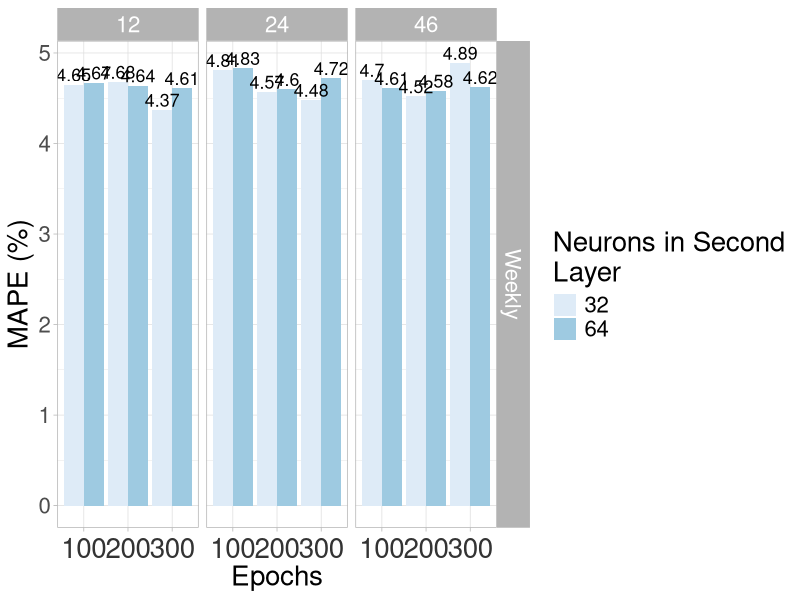
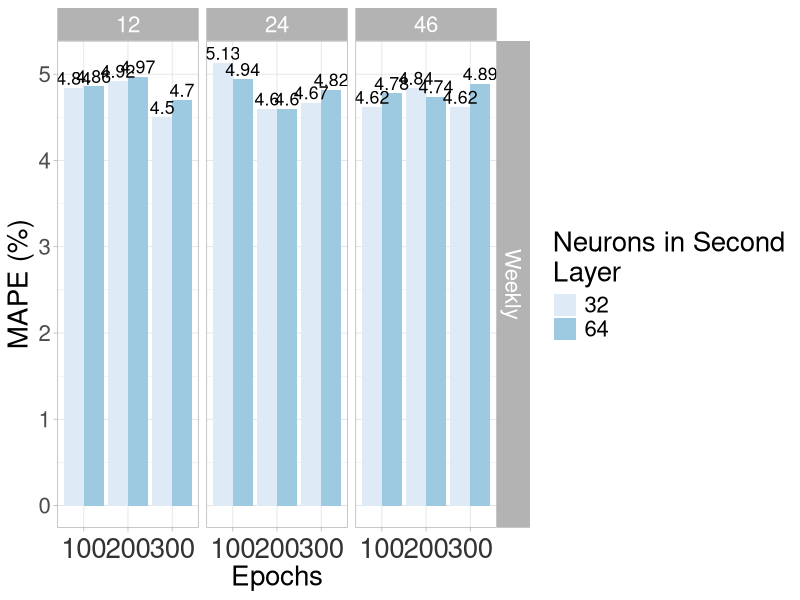
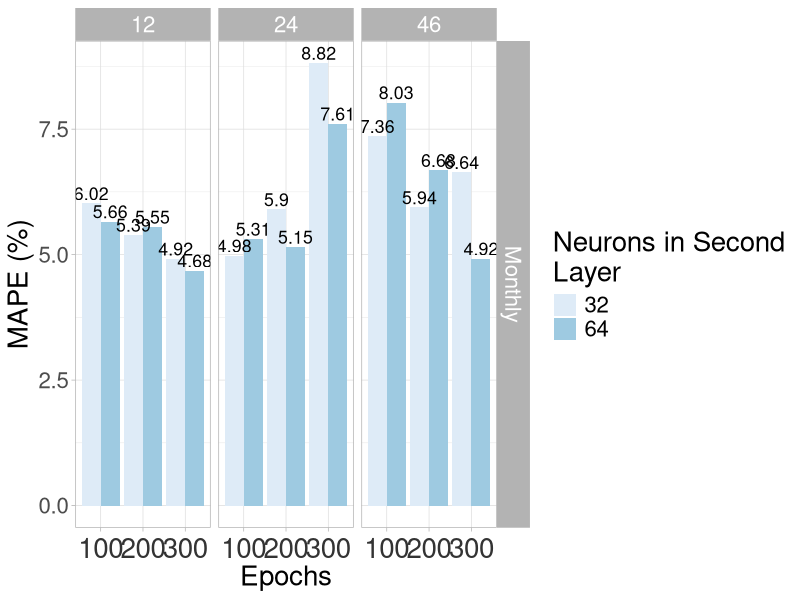
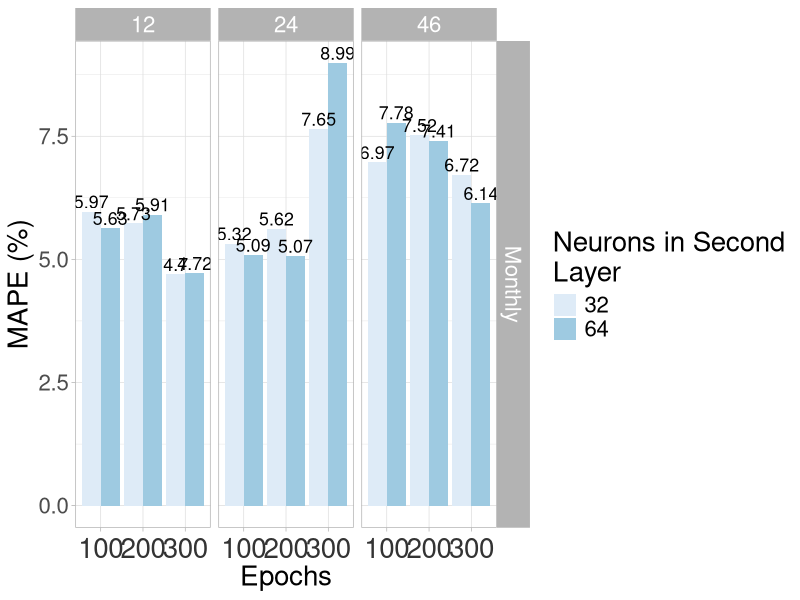
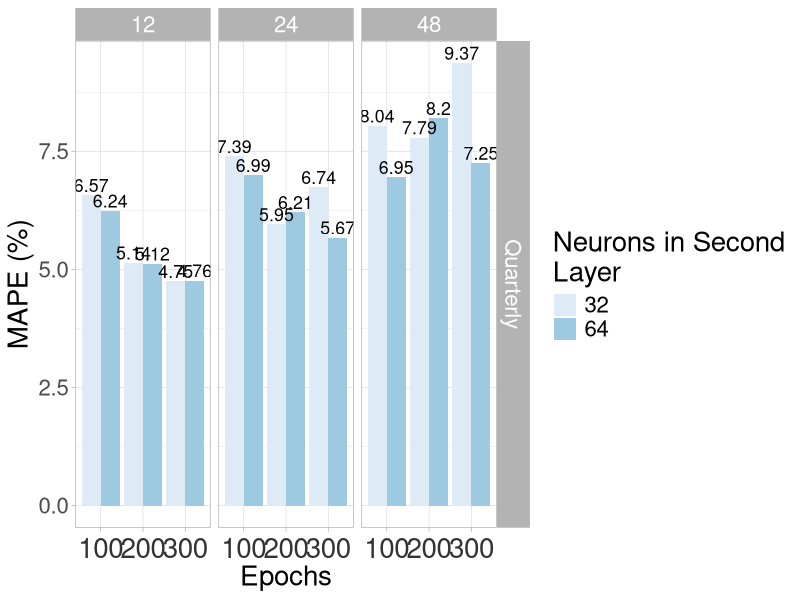
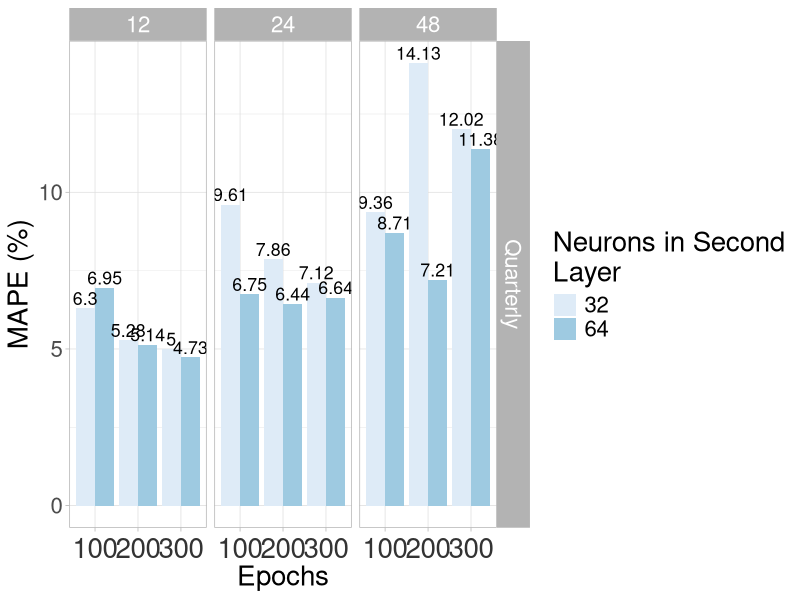

Write the R code that produced these figures, in order.
library(readxl)
wkv <- read_excel("Weekly_StkLSTM_Results.xlsx")
mv<- read_excel("Monthly_StkLSTM_Results.xlsx")
tv<- read_excel("Trimester_StkLSTM_Results.xlsx")
test<-rbind(wkv,mv, tv)

Timeline<-1:108
Timeline[1:36]<-"Weekly"
Timeline[37:72]<-"Monthly"
Timeline[73:108]<-"Quarterly"

test$Timeline<-cbind(Timeline)

library(dplyr)
library(ggplot2)
test$`Neurons Layer 1` = as.factor(test$`Neurons Layer 1`)
test$`Neurons Layer 2` = as.factor(test$`Neurons Layer 2`)
test$Batches=as.factor(test$Batches)
test$Epochs=as.factor(test$Epochs)
test$Timeline=as.factor(test$Timeline)


library(stringr)

# weekly plots by number of neurons on the first
test%>%filter(`Neurons Layer 1`==32, Timeline=="Weekly")%>%
  ggplot(aes(x=Epochs, y=MAPE,fill=`Neurons Layer 2`))+ 
  geom_bar(stat = "identity", position="dodge") + 
  facet_grid(Timeline~Batches) + theme_light()+
  geom_text(aes(label = MAPE), size=4.5,
            position = position_dodge(width = 0.9), 
            vjust = -.25)+
  theme(text = element_text(size=20),
        axis.text.x = element_text(color = "grey20",size = 20,hjust = .5, 
                                   vjust = .5, face = "plain"))+
  labs(x="Epochs", y= "MAPE (%)", 
       fill=str_wrap("Neurons in Second Layer",20))+
  scale_fill_brewer()

test%>%filter(`Neurons Layer 1`==64, Timeline=="Weekly")%>%
  ggplot(aes(x=Epochs, y=MAPE,fill=`Neurons Layer 2`))+ 
  geom_bar(stat = "identity", position="dodge") + 
  facet_grid(Timeline~Batches) + theme_light()+
  geom_text(aes(label = MAPE), size=4.5,
            position = position_dodge(width = 0.9), 
            vjust = -.25)+
  theme(text = element_text(size=20),
        axis.text.x = element_text(color = "grey20",size = 20,hjust = .5, 
                                   vjust = .5, face = "plain"))+
  labs(x="Epochs", y= "MAPE (%)", 
       fill=str_wrap("Neurons in Second Layer",20))+
  scale_fill_brewer()

# Monthly plots by neurons 1
test%>%filter(`Neurons Layer 1`==32, Timeline=="Monthly")%>%
  ggplot(aes(x=Epochs, y=MAPE,fill=`Neurons Layer 2`))+ 
  geom_bar(stat = "identity", position="dodge") + 
  facet_grid(Timeline~Batches) + theme_light()+
  geom_text(aes(label = MAPE), size=4.5,
            position = position_dodge(width = 0.9), 
            vjust = -.25)+
  theme(text = element_text(size=20),
        axis.text.x = element_text(color = "grey20",size = 20,hjust = .5, 
                                   vjust = .5, face = "plain"))+
  labs(x="Epochs", y= "MAPE (%)", 
       fill=str_wrap("Neurons in Second Layer",20))+
  scale_fill_brewer()

test%>%filter(`Neurons Layer 1`==64, Timeline=="Monthly")%>%
  ggplot(aes(x=Epochs, y=MAPE,fill=`Neurons Layer 2`))+ 
  geom_bar(stat = "identity", position="dodge") + 
  facet_grid(Timeline~Batches) + theme_light()+
  geom_text(aes(label = MAPE), size=4.5,
            position = position_dodge(width = 0.9), 
            vjust = -.25)+
  theme(text = element_text(size=20),
        axis.text.x = element_text(color = "grey20",size = 20,hjust = .5, 
                                   vjust = .5, face = "plain"))+
  labs(x="Epochs", y= "MAPE (%)", 
       fill=str_wrap("Neurons in Second Layer",20))+
  scale_fill_brewer()

#quarterly plots
test%>%filter(`Neurons Layer 1`==32, Timeline=="Quarterly")%>%
  ggplot(aes(x=Epochs, y=MAPE,fill=`Neurons Layer 2`))+ 
  geom_bar(stat = "identity", position="dodge") + 
  facet_grid(Timeline~Batches) + theme_light()+
  geom_text(aes(label = MAPE), size=4.5,
            position = position_dodge(width = 0.9), 
            vjust = -.25)+
  theme(text = element_text(size=20),
        axis.text.x = element_text(color = "grey20",size = 20,hjust = .5, 
                                   vjust = .5, face = "plain"))+
  labs(x="Epochs", y= "MAPE (%)", 
       fill=str_wrap("Neurons in Second Layer",20))+
  scale_fill_brewer()

test%>%filter(`Neurons Layer 1`==64, Timeline=="Quarterly")%>%
  ggplot(aes(x=Epochs, y=MAPE,fill=`Neurons Layer 2`))+ 
  geom_bar(stat = "identity", position="dodge") + 
  facet_grid(Timeline~Batches) + theme_light()+
  geom_text(aes(label = MAPE), size=4.5,
            position = position_dodge(width = 0.9), 
            vjust = -.25)+
  theme(text = element_text(size=20),
        axis.text.x = element_text(color = "grey20",size = 20,hjust = .5, 
                                   vjust = .5, face = "plain"))+
  labs(x="Epochs", y= "MAPE (%)", 
       fill=str_wrap("Neurons in Second Layer",20))+
  scale_fill_brewer()


